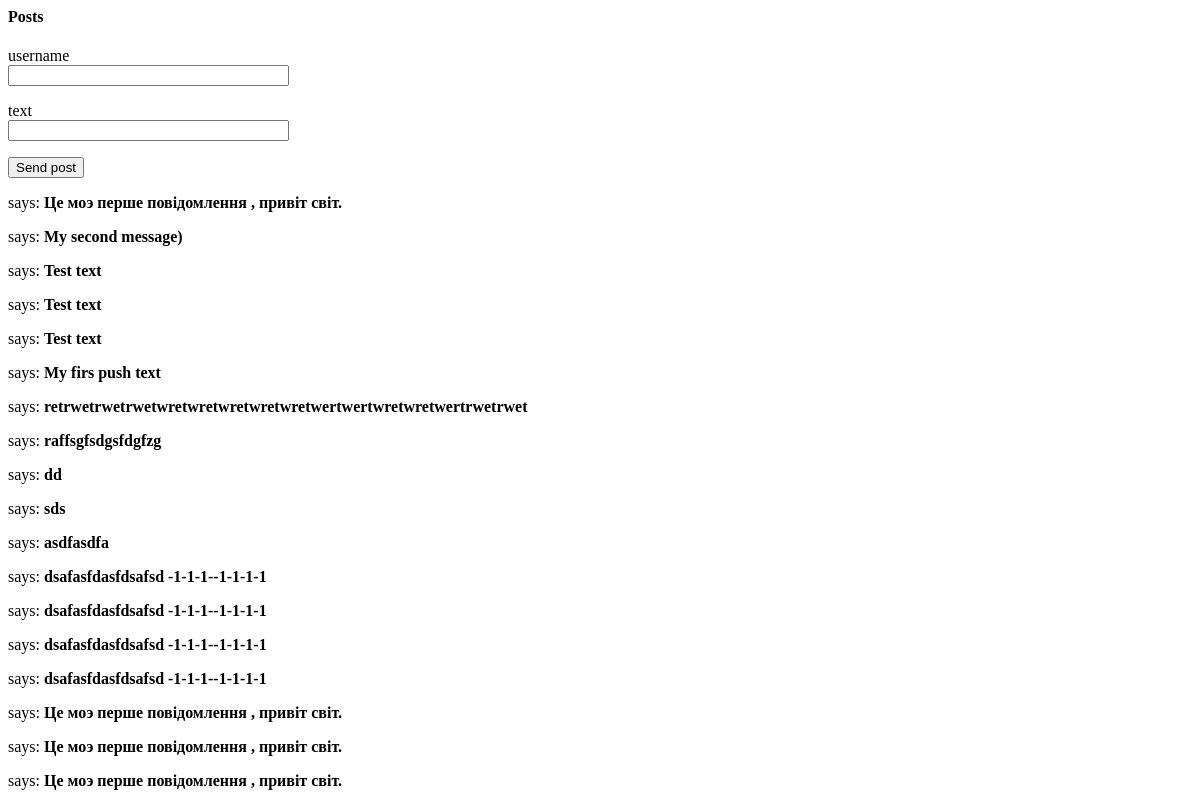
The page /index on the database as committed earlier.
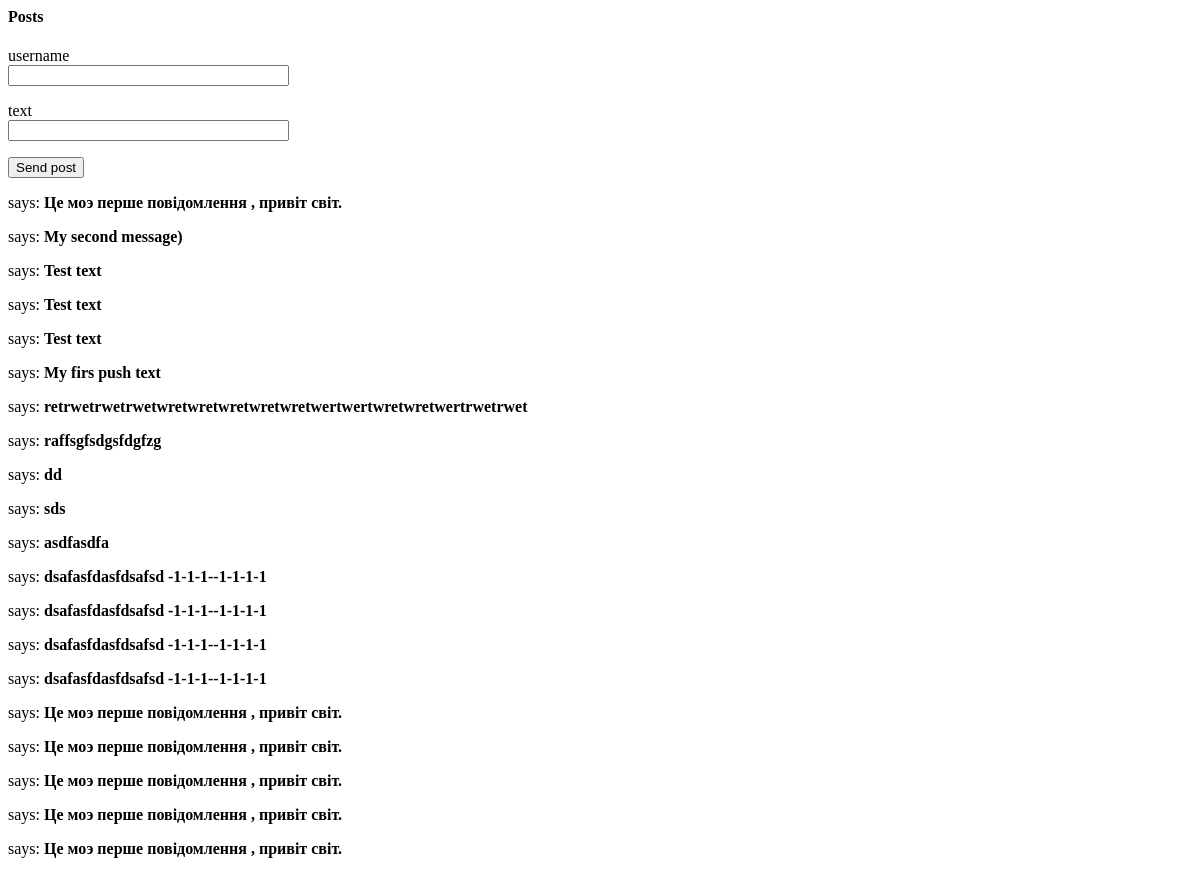
The same page on the database as committed later.
### app/models/models.py (models this page shows)
class Post(db.Model):
    id = db.Column(db.Integer, primary_key=True)
    likes = db.Column(db.Integer)
    user_name = db.Column(db.String(64))
    type = db.Column(db.String(20))
    text = db.Column(db.String(128))

### app/routes/web/routes.py (the view)
@app.route('/')
@app.route('/index')
def index():
    posts = Post.query.all()
    postsForm = SendPostForm()
    return render_template('index.html', posts=posts, form=postsForm)

### app/forms.py
class SendPostForm(FlaskForm):
    username = StringField('username', validators=[DataRequired()])
    text = StringField('text', validators=[DataRequired()])
    submit = SubmitField('Send post')

### app/templates/index.html (shortened to what this page needs)
<html>
<head>
</head>
<body>
<H4>Posts</H4>
{% block content %}
    <form action="{{ url_for('sendPost') }}" method="post" novalidate>
        <p>
            {{ form.username.label }}<br>
            {{ form.username(size=32) }}
        </p>
        <p>
            {{ form.text.label }}<br>
            {{ form.text(size=32) }}
        <p>{{ form.submit() }}</p>
        </p>
    </form>
{% endblock %}
{% for post in posts %}
    <div><p>says: <b>{{ post.text }}</b></p></div>
{% endfor %}
</body>
</html>

Rows that differ between the two databases and show on the page:
added Post: text "Це моэ перше повідомлення , привіт світ."
added Post: text "Це моэ перше повідомлення , привіт світ."
